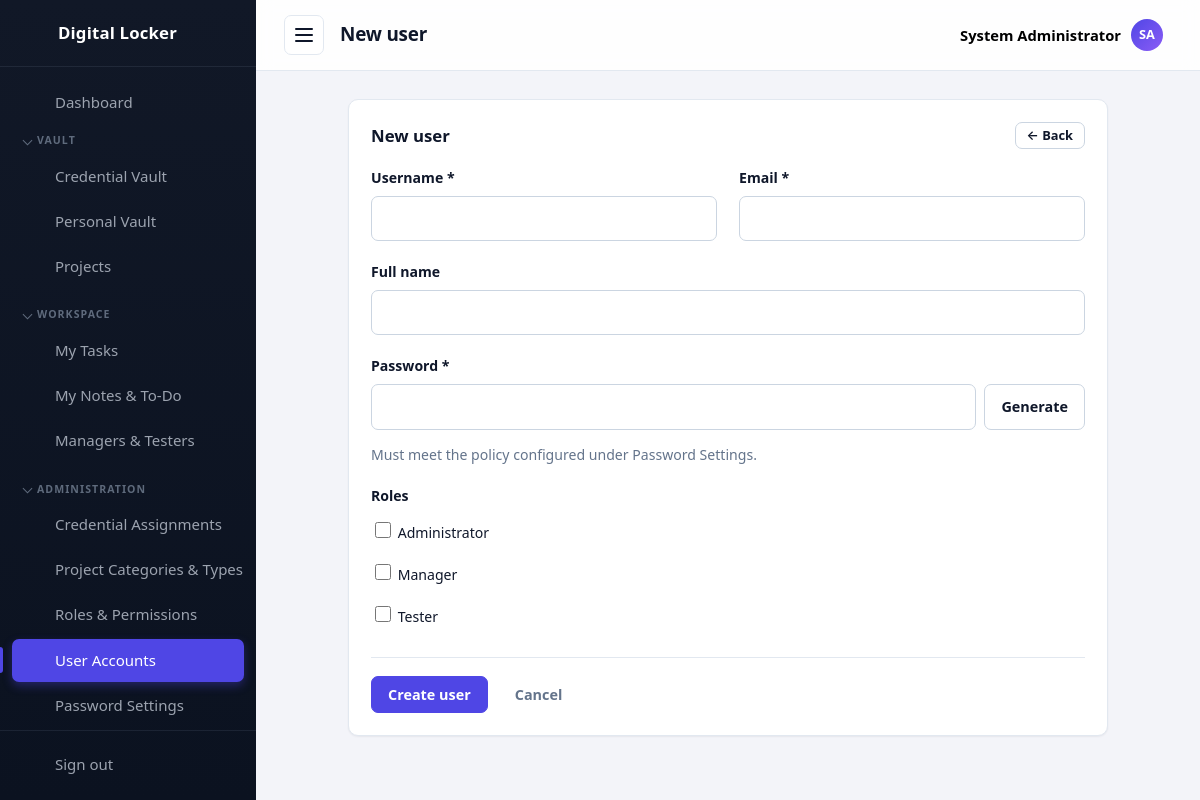
Screenshot of /users/create.php (signed in) with the database file from the repository.
### tables this page shows
CREATE TABLE settings (
  id          INT UNSIGNED AUTO_INCREMENT PRIMARY KEY,
  setting_key VARCHAR(60) NOT NULL UNIQUE,
  setting_value TEXT NULL
);

CREATE TABLE roles (
  id            INT UNSIGNED AUTO_INCREMENT PRIMARY KEY,
  name          VARCHAR(80)  NOT NULL UNIQUE,
  description   VARCHAR(255) NOT NULL DEFAULT '',
  created_at    TIMESTAMP DEFAULT CURRENT_TIMESTAMP
);

### includes/functions.php (called while the page is built, shortened)
<?php
function assetUrl(string $relativePath): string
{
    $relativePath = '/' . ltrim($relativePath, '/');
    $diskPath = __DIR__ . '/..' . $relativePath;
    $version = is_file($diskPath) ? filemtime($diskPath) : time();
    return BASE_URL . $relativePath . '?v=' . $version;
}
function e(?string $value): string
{
    return htmlspecialchars((string) $value, ENT_QUOTES, 'UTF-8');
}
function setting(string $key, ?string $default = null): ?string
{
    global $db;
    static $cache = null;
    if ($cache === null) {
        $cache = [];
        try {
            $rows = $db->query('SELECT setting_key, setting_value FROM settings')->fetchAll();
            foreach ($rows as $row) {
                $cache[$row['setting_key']] = $row['setting_value'];
            }
        } catch (Throwable $e) {
            return $default;
        }
    }
    return $cache[$key] ?? $default;
}
function appName(): string
{
    return setting('app_name') ?: 'Digital Locker';
}
function pageTitle(string $title): string
{
    return $title . ' | ' . appName();
}

### includes/auth.php (called while the page is built, shortened)
<?php
function currentUser(): ?array
{
    return $_SESSION['user'] ?? null;
}
function isLoggedIn(): bool
{
    return !empty($_SESSION['user']['id']);
}
function userPermissions(): array
{
    static $permissions = null;
    if ($permissions !== null) {
        return $permissions;
    }
    global $db;
    $permissions = [];
    $stmt = $db->prepare(
        'SELECT DISTINCT rp.permission
           FROM role_permissions rp
           JOIN user_roles ur ON ur.role_id = rp.role_id
          WHERE ur.user_id = :uid'
    );
    $stmt->execute(['uid' => $_SESSION['user']['id']]);
    foreach ($stmt->fetchAll() as $row) {
        $permissions[] = $row['permission'];
    }
    return $permissions;
}
function hasPermission(string $permission): bool
{
    return in_array($permission, userPermissions(), true);
}
function requirePermission(string $permission): void
{
    if (!hasPermission($permission)) {
        require __DIR__ . '/../403.php';
        exit;
    }
}
function userRoleNames(): array
{
    static $roles = null;
    if ($roles !== null) {
        return $roles;
    }
    global $db;
    $stmt = $db->prepare(
        'SELECT r.name, r.id
           FROM roles r
           JOIN user_roles ur ON ur.role_id = r.id
          WHERE ur.user_id = :uid'
    );
    $stmt->execute(['uid' => $_SESSION['user']['id']]);
    $roles = $stmt->fetchAll();
    return $roles;
}
function isAdministrator(): bool
{
    foreach (userRoleNames() as $role) {
        if ($role['name'] === 'Administrator') {
            return true;
        }
    }
    return false;
}

### users/create.php (the view, shortened to what this page needs)
<?php
require_once __DIR__ . '/../includes/init.php';
requirePermission('users.manage');
$pageTitle = 'New user';
$activePage = 'users';
$roles = $db->query('SELECT id, name FROM roles ORDER BY name')->fetchAll();
$old = ['username' => '', 'email' => '', 'full_name' => '', 'password' => ''];
$selectedRoles = [];
require __DIR__ . '/../includes/header.php';
?>
<div class="card card--narrow">
    <div class="card__header">
        <h2 class="card__title">New user</h2>
        <a class="btn btn--small" href="index.php">&larr; Back</a>
    </div>
    <form method="post" action="create.php" novalidate>
        <div class="grid grid--two">
            <div class="form-group">
                <label for="username">Username *</label>
                <input type="text" id="username" name="username" value="<?= e($old['username']) ?>" required>
            </div>
            <div class="form-group">
                <label for="email">Email *</label>
                <input type="email" id="email" name="email" value="<?= e($old['email']) ?>" required>
            </div>
        </div>
        <div class="form-group">
            <label for="full_name">Full name</label>
            <input type="text" id="full_name" name="full_name" value="<?= e($old['full_name']) ?>">
        </div>
        <div class="form-group">
            <label for="password">Password *</label>
            <div class="input-row">
                <input type="text" id="password" name="password" value="<?= e($old['password']) ?>" required>
                <button type="button" class="btn" id="generate-btn">Generate</button>
            </div>
            <p class="muted">Must meet the policy configured under Password Settings.</p>
        </div>
        <div class="form-group">
            <label>Roles</label>
            <?php foreach ($roles as $role): ?>
                <label class="checkbox">
                    <input type="checkbox" name="roles[]" value="<?= (int) $role['id'] ?>"
                           <?= in_array((int) $role['id'], $selectedRoles, true) ? 'checked' : '' ?>>
                    <span><?= e($role['name']) ?></span>
                </label>
            <?php endforeach; ?>
        </div>
        <div class="form-actions">
            <button type="submit" class="btn btn--primary">Create user</button>
            <a class="btn btn--ghost" href="index.php">Cancel</a>
        </div>
    </form>
</div>
<?php require __DIR__ . '/../includes/footer.php'; ?>

### includes/header.php (shortened to what this page needs)
<?php
require_once __DIR__ . '/init.php';
$currentUser = currentUser();
$userRoles   = isLoggedIn() ? userRoleNames() : [];
function isActive(string $name, string $current): string
{
    return $name === $current ? ' active' : '';
}
function sidebarGroups(): array
{
    return [
        'vault' => ['label' => 'Vault', 'items' => [
            ['key' => 'passwords', 'href' => '/passwords/index.php', 'icon' => 'passwords', 'label' => 'Credential Vault', 'show' => hasPermission('passwords.view')],
            ['key' => 'personal', 'href' => '/personal/index.php', 'icon' => 'personal', 'label' => 'Personal Vault', 'show' => true],
            ['key' => 'projects', 'href' => '/projects/index.php', 'icon' => 'projects', 'label' => hasPermission('projects.manage') ? 'Projects' : 'My Projects', 'show' => hasPermission('projects.manage') || hasAnyProjectMembership()],
        ]],
        'workspace' => ['label' => 'Workspace', 'items' => [
            ['key' => 'tasks', 'href' => '/tasks/index.php', 'icon' => 'tasks', 'label' => 'My Tasks', 'show' => hasPermission('tasks.view')],
            ['key' => 'notes', 'href' => '/notes/index.php', 'icon' => 'notes', 'label' => 'My Notes & To-Do', 'show' => true],
            ['key' => 'team', 'href' => '/team/index.php', 'icon' => 'team', 'label' => isAdministrator() ? 'Managers & Testers' : (hasPermission('tasks.manage') ? 'My Team' : 'Mentors'), 'show' => true],
        ]],
        'administration' => ['label' => 'Administration', 'items' => [
            ['key' => 'assignments', 'href' => '/passwords/assignments.php', 'icon' => 'assignments', 'label' => 'Credential Assignments', 'show' => isAdministrator()],
            ['key' => 'categories', 'href' => '/categories/index.php', 'icon' => 'categories', 'label' => 'Project Categories & Types', 'show' => isAdministrator()],
            ['key' => 'roles', 'href' => '/roles/index.php', 'icon' => 'roles', 'label' => 'Roles &amp; Permissions', 'show' => hasPermission('roles.manage')],
            ['key' => 'users', 'href' => '/users/index.php', 'icon' => 'users', 'label' => 'User Accounts', 'show' => hasPermission('users.manage')],
            ['key' => 'settings', 'href' => '/settings/index.php', 'icon' => 'settings', 'label' => 'Password Settings', 'show' => hasPermission('settings.manage')],
        ]],
    ];
}
function initials(string $name): string
{
    $parts = preg_split('/\s+/', trim($name));
    $letters = array_map(static fn ($p) => mb_strtoupper(mb_substr($p, 0, 1)), array_filter($parts));
    return implode('', array_slice($letters, 0, 2)) ?: '?';
}
function navIcon(string $name): string
{
    $icons = [
        'dashboard' => '<path d="M3 3h8v8H3zM13 3h8v5h-8zM13 12h8v9h-8zM3 15h8v6H3z"/>',
        'passwords' => '<circle cx="8" cy="15" r="4"/><path d="M10.8 12.2L21 2M18 5l3 3M15.5 7.5l2 2"/>',
        'personal'  => '<circle cx="12" cy="8" r="4"/><path d="M4 21c0-4.4 3.6-7 8-7s8 2.6 8 7"/>',
        'export'    => '<path d="M12 3v12M8 11l4 4 4-4M4 17v3h16v-3"/>',
        'projects'  => '<path d="M3 7a2 2 0 0 1 2-2h4l2 2h8a2 2 0 0 1 2 2v9a2 2 0 0 1-2 2H5a2 2 0 0 1-2-2z"/>',
        'tasks'     => '<path d="M9 5H7a2 2 0 0 0-2 2v12a2 2 0 0 0 2 2h10a2 2 0 0 0 2-2V7a2 2 0 0 0-2-2h-2"/><rect x="9" y="3" width="6" height="4" rx="1"/><path d="M9 12l2 2 4-4"/>',
        'notes'     => '<path d="M6 3h9l5 5v13a1 1 0 0 1-1 1H6a1 1 0 0 1-1-1V4a1 1 0 0 1 1-1z"/><path d="M15 3v5h5M8 13h8M8 17h5"/>',
        'team'      => '<circle cx="9" cy="8" r="3.5"/><path d="M2.5 20c0-3.5 3-5.5 6.5-5.5s6.5 2 6.5 5.5M16 4.5a3.5 3.5 0 0 1 0 7M17.5 14.5c2.5.6 4 2.3 4 5.5"/>',
        'categories' => '<path d="M4 4h7v7H4zM13 4h7v7h-7zM4 13h7v7H4zM13 13h7v7h-7z"/>',
        'assignments' => '<circle cx="9" cy="7" r="4"/><path d="M2.5 21c0-4 3-6.5 6.5-6.5s6.5 2.5 6.5 6.5"/><path d="M17 8l2 2 4-4"/>',
        'roles'     => '<path d="M12 3l8 3v6c0 4.5-3.2 7.6-8 9-4.8-1.4-8-4.5-8-9V6z"/><path d="M9 12l2 2 4-4"/>',
        'users'     => '<circle cx="9" cy="8" r="3.5"/><path d="M2.5 20c0-3.5 3-5.5 6.5-5.5s6.5 2 6.5 5.5M16 4.5a3.5 3.5 0 0 1 0 7M17.5 14.5c2.5.6 4 2.3 4 5.5"/>',
        'settings'  => '<path d="M4 7h10M18 7h2M4 17h2M10 17h10"/><circle cx="16" cy="7" r="2.5"/><circle cx="8" cy="17" r="2.5"/>',
        'logout'    => '<path d="M14 4H5v16h9M10 12h11M18 8l4 4-4 4"/>',
        'lock'      => '<rect x="5" y="11" width="14" height="10" rx="2"/><path d="M8 11V8a4 4 0 0 1 8 0v3M12 15v3"/>',
    ];
    return '<svg class="icon" width="24" height="24" viewBox="0 0 24 24" fill="none" stroke="currentColor" stroke-width="2" stroke-linecap="round" stroke-linejoin="round" aria-hidden="true">' . ($icons[$name] ?? '') . '</svg>';
}
?>
<!DOCTYPE html>
<html lang="en">
<head>
    <title><?= e(pageTitle($pageTitle)) ?></title>
    <link rel="stylesheet" href="<?= e(assetUrl('/assets/css/style.css')) ?>">
</head>
<body data-autolock="<?= (int) setting('auto_lock_minutes', '0') ?>" data-confirm-reveal="<?= (int) setting('require_confirm_reveal', '0') ?>" data-lock-url="<?= e(BASE_URL . '/lock.php') ?>">
<div class="layout">
    <aside class="sidebar" id="sidebar">
        <a class="sidebar__brand" href="<?= BASE_URL ?>/dashboard.php" aria-label="<?= e(appName()) ?>">
            <?= navIcon('lock') ?>
            <span class="sidebar__brand-text"><?= e(appName()) ?></span>
        </a>
        <nav class="sidebar__nav" aria-label="Main navigation">
            <a class="sidebar__link<?= isActive('dashboard', $activePage) ?>" href="<?= BASE_URL ?>/dashboard.php">
                <?= navIcon('dashboard') ?>
                <span class="sidebar__link-text">Dashboard</span>
            </a>
            <?php foreach (sidebarGroups() as $navGroup):
                $navItems = array_filter($navGroup['items'], static fn ($it) => $it['show']);
            ?>
                <details class="sidebar__group" open>
                    <summary class="sidebar__group-label"><?= e($navGroup['label']) ?></summary>
                    <?php foreach ($navItems as $navItem): ?>
                        <a class="sidebar__link<?= isActive($navItem['key'], $activePage) ?>" href="<?= BASE_URL . $navItem['href'] ?>">
                            <?= navIcon($navItem['icon']) ?>
                            <span class="sidebar__link-text"><?= $navItem['label'] ?></span>
                        </a>
                    <?php endforeach; ?>
                </details>
            <?php endforeach; ?>
        </nav>
        <div class="sidebar__footer">
            <a class="sidebar__link" href="<?= BASE_URL ?>/logout.php">
                <?= navIcon('logout') ?>
                <span class="sidebar__link-text">Sign out</span>
            </a>
        </div>
    </aside>
    <div class="main">
        <header class="topbar">
            <button class="topbar__toggle" id="sidebar-toggle" aria-label="Toggle navigation" aria-expanded="true">
                <span></span><span></span><span></span>
            </button>
            <h1 class="topbar__title"><?= e($pageTitle) ?></h1>
            <div class="topbar__user" id="user-menu">
                <button type="button" class="topbar__user-btn" id="user-menu-toggle" aria-haspopup="true" aria-expanded="false">
                    <span class="topbar__user-name"><?= e($currentUser['full_name'] ?: $currentUser['username']) ?></span>
                    <span class="topbar__avatar"><?= e(initials($currentUser['full_name'] ?: $currentUser['username'])) ?></span>
                </button>
            </div>
        </header>
        <main class="content">

### rows the page displays
settings: setting_value "Digital Locker"
roles: name "Administrator"
roles: name "Manager"
roles: name "Tester"

### other values shown
$navGroup['label'] "VAULT"
$navItem['label'] "Credential Vault"
$navItem['label'] "Personal Vault"
$navItem['label'] "Projects"
$navGroup['label'] "WORKSPACE"
$navItem['label'] "My Tasks"
$navItem['label'] "My Notes & To-Do"
$navItem['label'] "Managers & Testers"
$navGroup['label'] "ADMINISTRATION"
$navItem['label'] "Credential Assignments"
$navItem['label'] "Project Categories & Types"
$navItem['label'] "Roles & Permissions"
$navItem['label'] "User Accounts"
$navItem['label'] "Password Settings"
$pageTitle "New user"
